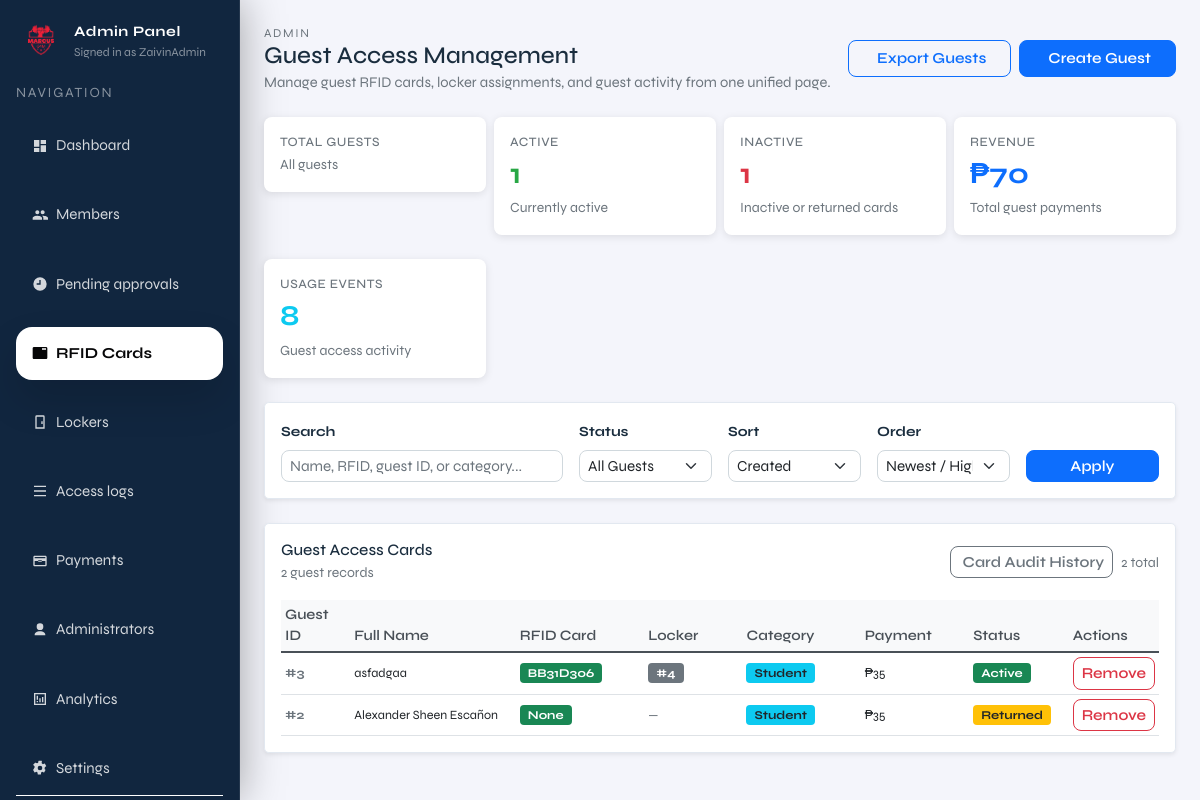
The page /admin/rfid (signed in) on the database as committed earlier.
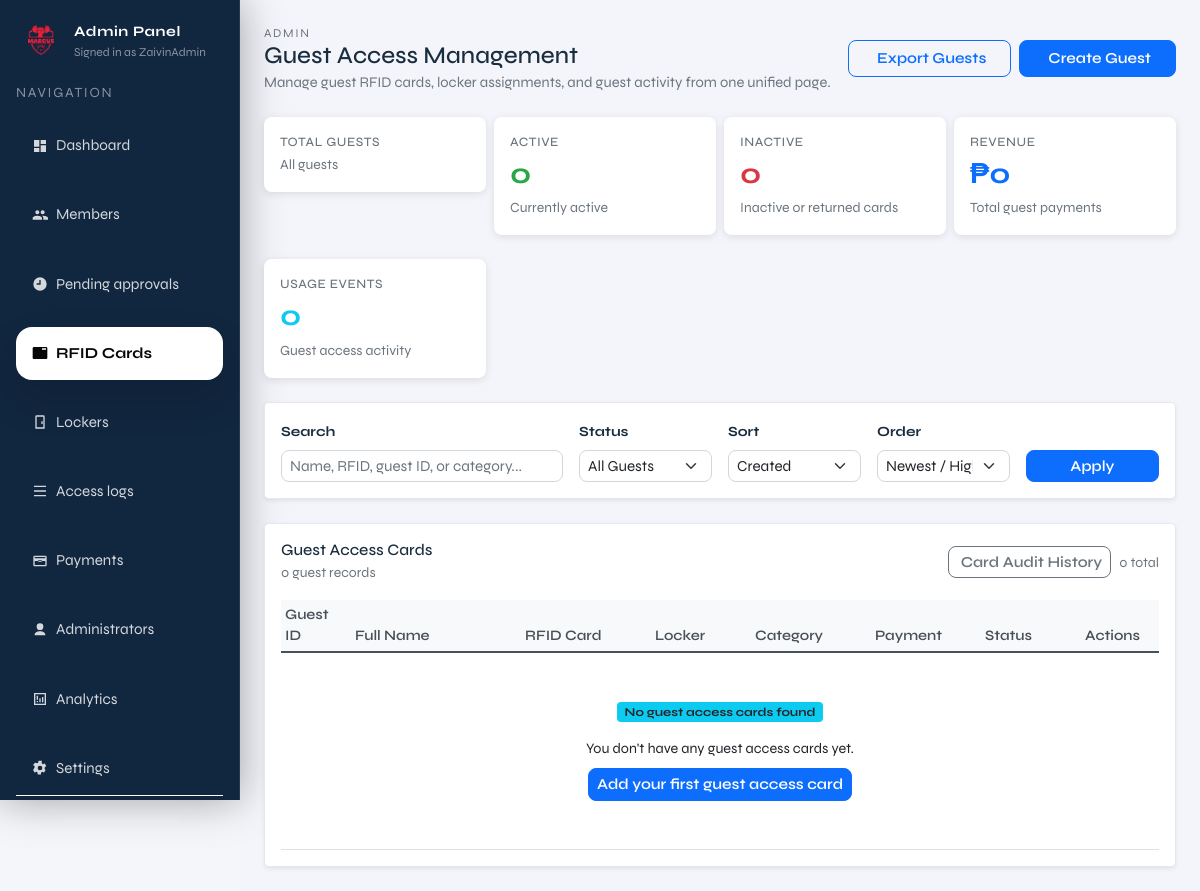
The same page on the database as committed later.
### tables this page shows
CREATE TABLE members (
              id INTEGER PRIMARY KEY AUTOINCREMENT,
              full_name TEXT NOT NULL,
              address TEXT,
              contact_number TEXT,
              age INTEGER,
              category TEXT,
              payment_status TEXT NOT NULL DEFAULT 'unpaid',
              paid_at TEXT,
              status TEXT NOT NULL DEFAULT 'pending',
              created_at TEXT NOT NULL DEFAULT (datetime('now'))
            , locker_id INTEGER, fingerprint_uid TEXT, rfid_uid TEXT, expiry_date TEXT, member_type TEXT DEFAULT 'regular');

### admin.py (the view)
@admin_bp.get("/rfid")
def admin_rfid():
    guard = _require_admin()
    if guard is not None:
        return guard
    q = request.args.get("q", "").strip()
    status_filter = request.args.get("status", "all")  # all|active|inactive
    sort_by = request.args.get("sort", "created_at")  # created_at|total_payments|name
    sort_order = request.args.get("order", "desc")  # asc|desc
    with connect() as conn:
        base_query = """
        SELECT
            m.id,
            m.full_name,
            m.rfid_uid,
            m.locker_id,
            CASE
                WHEN LOWER(TRIM(m.category)) = 'student' THEN 'student'
                ELSE 'regular'
            END AS category,
            m.created_at,
            COALESCE((SELECT SUM(amount) FROM payments p2 WHERE p2.member_id = m.id), 0) AS total_payments,
            COALESCE((SELECT COUNT(*) FROM payments p2 WHERE p2.member_id = m.id), 0) AS payment_count,
            COUNT(al.id) AS total_access_events,
            MAX(al.created_at) AS last_access_time,
            (SELECT grc.status
               FROM guest_rfid_cards grc
               WHERE grc.guest_id = m.id
               ORDER BY grc.issue_time DESC
               LIMIT 1) AS card_status
        FROM members m
        LEFT JOIN access_logs al ON al.actor_type = 'guest' AND al.actor_ref = m.rfid_uid
        WHERE m.member_type = 'guest'
        """
        params = []
        if q:
            base_query += " AND (m.full_name LIKE ? OR m.rfid_uid LIKE ? OR CAST(m.id AS TEXT) LIKE ? OR m.category LIKE ? )"
            search_param = f"%{q}%"
            params.extend([search_param, search_param, search_param, search_param])
        if status_filter == "active":
            base_query += " AND EXISTS ("
            base_query += "SELECT 1 FROM guest_rfid_cards grc "
            base_query += "WHERE grc.guest_id = m.id "
            base_query += "  AND grc.issue_time = (SELECT MAX(issue_time) FROM guest_rfid_cards grc2 WHERE grc2.guest_id = m.id) "
            base_query += "  AND grc.status = 'ACTIVE')"
        elif status_filter == "inactive":
            base_query += " AND EXISTS ("
            base_query += "SELECT 1 FROM guest_rfid_cards grc "
            base_query += "WHERE grc.guest_id = m.id "
            base_query += "  AND grc.issue_time = (SELECT MAX(issue_time) FROM guest_rfid_cards grc2 WHERE grc2.guest_id = m.id) "
            base_query += "  AND grc.status != 'ACTIVE')"
        base_query += " GROUP BY m.id, m.full_name, m.rfid_uid, m.locker_id, m.category, m.created_at"
        sort_column_map = {
            "created_at": "m.created_at",
            "total_payments": "total_payments",
            "name": "m.full_name"
        }
        sort_column = sort_column_map.get(sort_by, "m.created_at")
        base_query += f" ORDER BY {sort_column} {'DESC' if sort_order == 'desc' else 'ASC'}"
        guests = conn.execute(base_query, params).fetchall()
        total_guests = conn.execute(
            "SELECT COUNT(*) AS c FROM members WHERE member_type = 'guest'"
        ).fetchone()["c"]
        active_count = conn.execute(
            """
            SELECT COUNT(*) AS c
            FROM members m
            WHERE m.member_type = 'guest'
              AND EXISTS (
                  SELECT 1 FROM guest_rfid_cards grc
                  WHERE grc.guest_id = m.id
                    AND grc.issue_time = (
                        SELECT MAX(issue_time) FROM guest_rfid_cards grc2 WHERE grc2.guest_id = m.id
                    )
                    AND grc.status = 'ACTIVE'
              )
            """
        ).fetchone()["c"]
        inactive_count = conn.execute(
            """
            SELECT COUNT(*) AS c
            FROM members m
            WHERE m.member_type = 'guest'
              AND EXISTS (
                  SELECT 1 FROM guest_rfid_cards grc
                  WHERE grc.guest_id = m.id
                    AND grc.issue_time = (
                        SELECT MAX(issue_time) FROM guest_rfid_cards grc2 WHERE grc2.guest_id = m.id
                    )
                    AND grc.status != 'ACTIVE'
              )
            """
        ).fetchone()["c"]
        total_revenue = conn.execute(
            """
            SELECT COALESCE(SUM(p.amount), 0) AS total
            FROM payments p
            JOIN members m ON p.member_id = m.id
            WHERE m.member_type = 'guest'
            """
        ).fetchone()["total"]
        total_access_events = conn.execute(
            "SELECT COUNT(*) AS c FROM access_logs WHERE actor_type = 'guest'"
        ).fetchone()["c"]
    guests = [dict(g) for g in guests]
    return render_template(
        "admin/pages/admin_rfid.html",
        current_page="rfid",
        admin_username=session.get("admin_username"),
        current_admin_id=session.get("admin_id", 1),
        guests=guests,
        q=q,
        status_filter=status_filter,
        sort_by=sort_by,
        sort_order=sort_order,
        active_count=active_count,
        inactive_count=inactive_count,
        total_revenue=total_revenue,
        total_access_events=total_access_events,
        now=datetime.now(),
    )

### templates/admin/pages/admin_rfid.html (shortened to what this page needs)
{% extends "admin/layout/admin.html" %}
{% block admin_content %}
  <div class="d-flex justify-content-between align-items-center mb-4 flex-column flex-sm-row gap-3">
    <div>
      <div class="text-muted" style="letter-spacing:0.14em; text-transform:uppercase; font-size:0.75rem;">Admin</div>
      <h1 class="h4 mb-0">Guest Access Management</h1>
      <p class="text-muted mb-0" style="font-size:0.92rem;">Manage guest RFID cards, locker assignments, and guest activity from one unified page.</p>
    </div>
    <div class="d-flex gap-2 flex-wrap">
      <a href="{{ url_for('admin.admin_export_guests', q=q, status=status_filter) }}" class="btn btn-outline-primary px-4">
         Export Guests
      </a>
      <button class="btn btn-primary px-4" data-bs-toggle="modal" data-bs-target="#createGuestModal">
         Create Guest
      </button>
    </div>
  </div>
  <div class="row g-2 mb-4">
    <div class="col-6 col-lg-3">
      <div class="card" style="border: none; box-shadow: 0 2px 8px rgba(0,0,0,0.1); border-radius: 0.5rem;">
        <div class="card-body p-3">
          <div style="color: #6c757d; font-size: 0.8rem; font-weight: 500; text-transform: uppercase; letter-spacing: 0.04em;">Total Guests</div>
          <small class="text-muted">All guests</small>
        </div>
      </div>
    </div>
    <div class="col-6 col-lg-3">
      <div class="card" style="border: none; box-shadow: 0 2px 8px rgba(0,0,0,0.1); border-radius: 0.5rem;">
        <div class="card-body p-3">
          <div style="color: #6c757d; font-size: 0.8rem; font-weight: 500; text-transform: uppercase; letter-spacing: 0.04em;">Active</div>
          <div style="font-size: 1.8rem; font-weight: 700; color: #28a745;">{{ active_count }}</div>
          <small class="text-muted">Currently active</small>
        </div>
      </div>
    </div>
    <div class="col-6 col-lg-3">
      <div class="card" style="border: none; box-shadow: 0 2px 8px rgba(0,0,0,0.1); border-radius: 0.5rem;">
        <div class="card-body p-3">
          <div style="color: #6c757d; font-size: 0.8rem; font-weight: 500; text-transform: uppercase; letter-spacing: 0.04em;">Inactive</div>
          <div style="font-size: 1.8rem; font-weight: 700; color: #dc3545;">{{ inactive_count }}</div>
          <small class="text-muted">Inactive or returned cards</small>
        </div>
      </div>
    </div>
    <div class="col-6 col-lg-3">
      <div class="card" style="border: none; box-shadow: 0 2px 8px rgba(0,0,0,0.1); border-radius: 0.5rem;">
        <div class="card-body p-3">
          <div style="color: #6c757d; font-size: 0.8rem; font-weight: 500; text-transform: uppercase; letter-spacing: 0.04em;">Revenue</div>
          <div style="font-size: 1.8rem; font-weight: 700; color: #0d6efd;">₱{{ total_revenue }}</div>
          <small class="text-muted">Total guest payments</small>
        </div>
      </div>
    </div>
  </div>
  <div class="row g-2 mb-4">
    <div class="col-6 col-lg-3">
      <div class="card" style="border: none; box-shadow: 0 2px 8px rgba(0,0,0,0.1); border-radius: 0.5rem;">
        <div class="card-body p-3">
          <div style="color: #6c757d; font-size: 0.8rem; font-weight: 500; text-transform: uppercase; letter-spacing: 0.04em;">Usage Events</div>
          <div style="font-size: 1.8rem; font-weight: 700; color: #0dcaf0;">{{ total_access_events }}</div>
          <small class="text-muted">Guest access activity</small>
        </div>
      </div>
    </div>
  </div>
  <div class="card shadow-sm rounded-3 mb-4">
    <div class="card-body">
      <form method="get" action="/admin/rfid" class="row g-3 align-items-end">
        <div class="col-md-4">
          <label class="form-label small fw-bold">Search</label>
          <input name="q" value="{{ q }}" class="form-control form-control-sm" placeholder="Name, RFID, guest ID, or category..." />
        </div>
        <div class="col-md-2">
          <label class="form-label small fw-bold">Status</label>
          <select name="status" class="form-select form-select-sm">
            <option value="all" {{ 'selected' if status_filter == 'all' else '' }}>All Guests</option>
          </select>
        </div>
        <div class="col-md-2">
          <label class="form-label small fw-bold">Sort</label>
          <select name="sort" class="form-select form-select-sm">
            <option value="created_at" {{ 'selected' if sort_by == 'created_at' else '' }}>Created</option>
          </select>
        </div>
        <div class="col-md-2">
          <label class="form-label small fw-bold">Order</label>
          <select name="order" class="form-select form-select-sm">
            <option value="desc" {{ 'selected' if sort_order == 'desc' else '' }}>Newest / High</option>
          </select>
        </div>
        <div class="col-md-2 d-flex gap-2">
          <button class="btn btn-sm btn-primary w-100" type="submit">Apply</button>
        </div>
      </form>
    </div>
  </div>
  <div class="card shadow-sm rounded-3">
    <div class="card-body">
      <div class="d-flex justify-content-between align-items-center mb-3">
        <div>
          <h6 class="card-title mb-0">Guest Access Cards</h6>
          <small class="text-muted">{{ guests|length }} guest records</small>
        </div>
        <div class="d-flex gap-2 align-items-center">
          <button type="button" class="btn btn-sm btn-outline-secondary" onclick="showCardAuditHistory()">
             Card Audit History
          </button>
          <span class="text-muted small">{{ guests|length }} total</span>
        </div>
      </div>
      <div class="guests-wrapper table-responsive">
        <table class="table table-sm table-hover align-middle mb-0">
          <thead class="position-sticky" style="top: 0; background: white; z-index: 10;">
            <tr>
              <th style="width: 70px;">Guest ID</th>
              <th style="width: 170px;">Full Name</th>
              <th style="width: 130px;">RFID Card</th>
              <th style="width: 100px;">Locker</th>
              <th style="width: 120px;">Category</th>
              <th style="width: 110px;">Payment</th>
              <th style="width: 100px;">Status</th>
              <th>Actions</th>
            </tr>
          </thead>
          <tbody>
            {% if guests %}
              {% for guest in guests %}
                {% set card_status = guest.card_status or 'UNKNOWN' %}
                <tr>
                  <td class="text-muted small fw-bold">#{{ guest.id }}</td>
                  <td class="small">{{ guest.full_name }}</td>
                  <td>
                    <span class="badge bg-success" style="font-size: 0.75rem;">{{ guest.rfid_uid }}</span>
                  </td>
                  <td>
                    {% if guest.locker_id is not none %}
                      <span class="badge bg-secondary" style="font-size: 0.75rem;">#{{ guest.locker_id }}</span>
                    {% else %}
                      <span class="text-muted small">—</span>
                    {% endif %}
                  </td>
                  <td>
                    {% set category_label = 'Student' if guest.category and guest.category|lower == 'student' else 'Regular' %}
                    <span class="badge bg-info text-dark" style="font-size: 0.75rem;">{{ category_label }}</span>
                  </td>
                  <td>
                    <span class="text-dark small fw-semibold">₱{{ "{:,}".format(guest.total_payments) }}</span>
                  </td>
                  <td>
                    {% if card_status == 'ACTIVE' %}
                      <span class="badge bg-success" style="font-size: 0.75rem;">Active</span>
                    {% elif card_status in ['EXPIRED', 'RETURNED'] %}
                      <span class="badge bg-warning text-dark" style="font-size: 0.75rem;">Returned</span>
                    {% elif card_status == 'BLACKLISTED' %}
                      <span class="badge bg-dark" style="font-size: 0.75rem;">Blacklisted</span>
                    {% elif card_status == 'LOST' %}
                      <span class="badge bg-secondary" style="font-size: 0.75rem;">Lost</span>
                    {% else %}
                      <span class="badge bg-secondary" style="font-size: 0.75rem;">{{ card_status }}</span>
                    {% endif %}
                  </td>
                  <td>
                    <button type="button" class="btn btn-sm btn-outline-danger" onclick="if(confirm('Are you sure you want to remove this guest?')) { document.getElementById('deleteForm{{ guest.id }}').submit(); }">
                       Remove
                    </button>
                  </td>
                </tr>
              {% endfor %}
            {% else %}
              <tr>
                <td colspan="8" class="p-4">
                  <div class="text-center py-4">
                    <div class="mb-3">
                      <span class="badge bg-info text-dark">No guest access cards found</span>
                    </div>
                    {% if q %}
                      <p class="mb-2">No results for <strong>{{ q }}</strong>. Try a different name, card UID, or locker.</p>
                    {% else %}
                      <p class="mb-2">You don't have any guest access cards yet.</p>
                    {% endif %}
                    <button class="btn btn-sm btn-primary" data-bs-toggle="modal" data-bs-target="#createGuestModal">
                      Add your first guest access card
                    </button>
                  </div>
                </td>
              </tr>
            {% endif %}
          </tbody>
        </table>
      </div>
    </div>
  </div>
{% endblock %}

Rows that differ between the two databases and show on the page:
removed members: id "3", full_name "asfadgaa", rfid_uid "BB31D306", locker_id "4", category "Student", total_payments "35", shows "Active"
removed members: id "2", full_name "Alexander Sheen Escañon", rfid_uid "None", category "Student", total_payments "35", shows "Returned"
Other text that changed with them:
{{ active_count }}: "1" → "0"
{{ inactive_count }}: "1" → "0"
{{ total_revenue }}: "70" → "0"
{{ total_access_events }}: "8" → "0"
{{ guests|length }}: "2" → "0"
text now shown: "No guest access cards found You don't have any guest access cards yet. Add your first guest access card"
